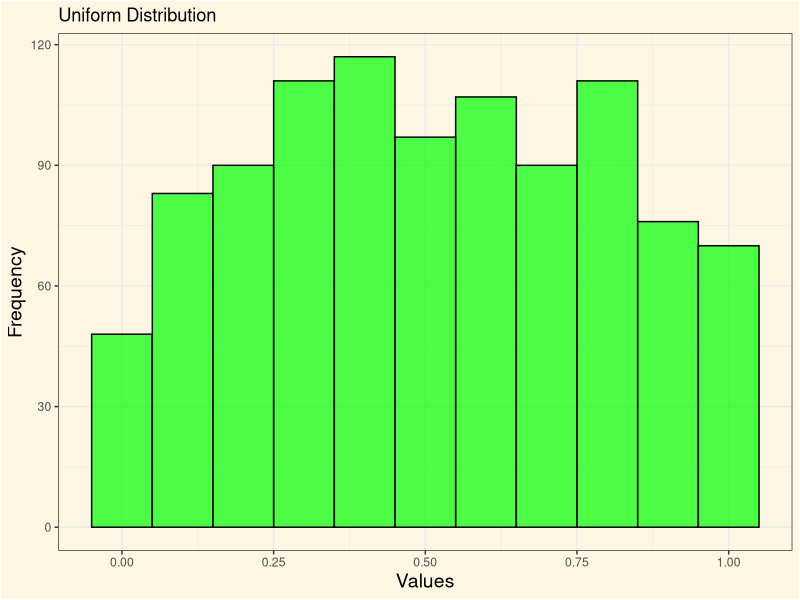
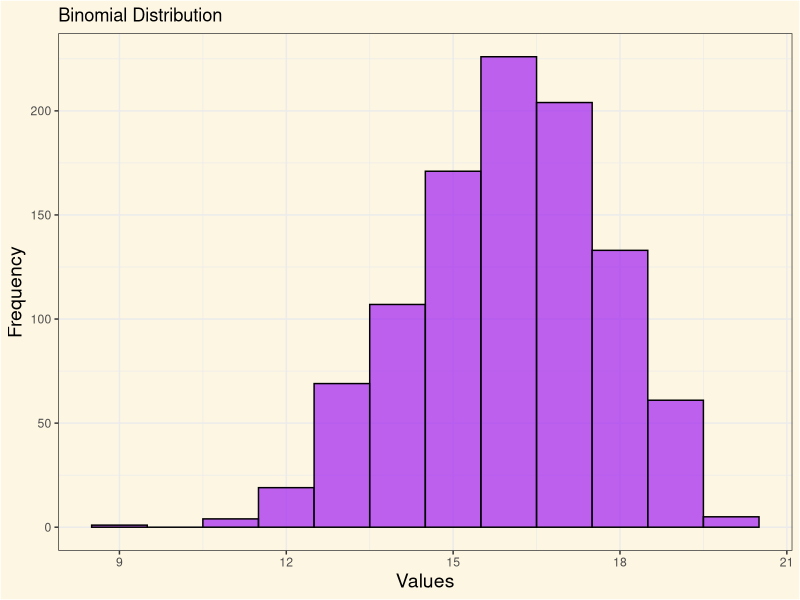
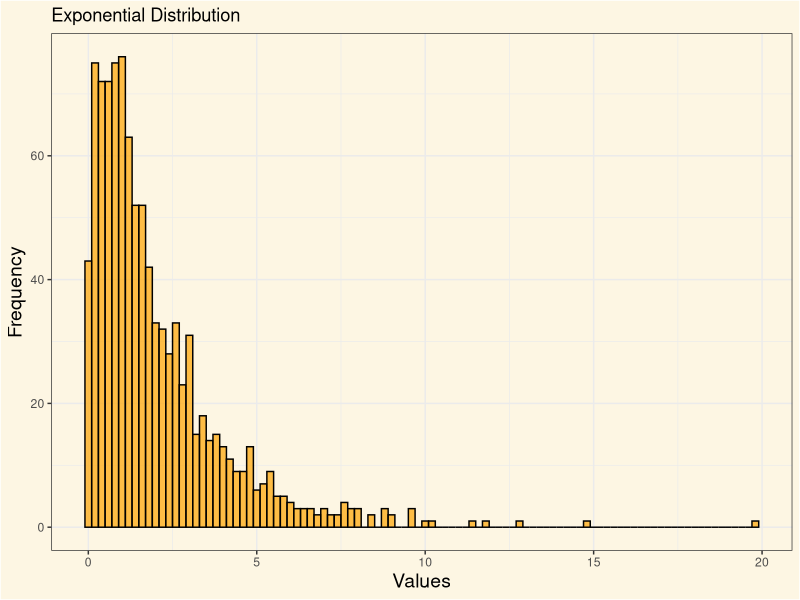
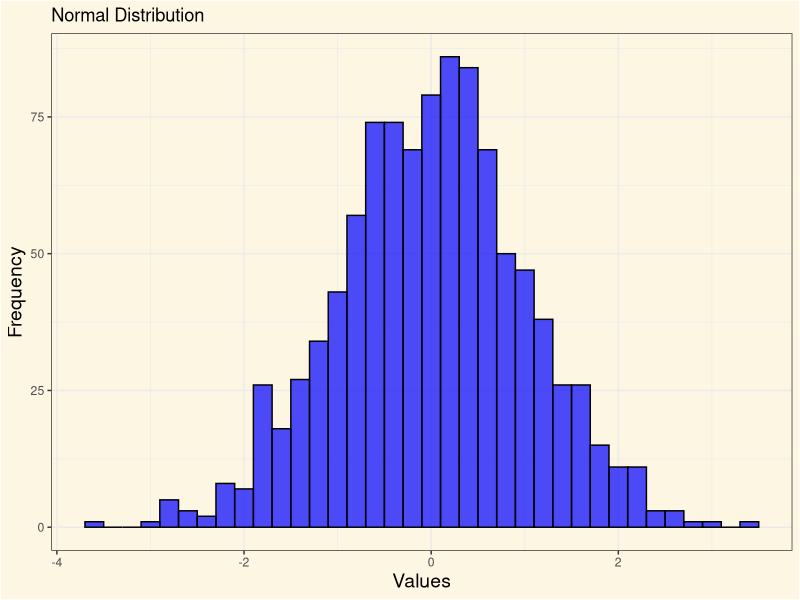
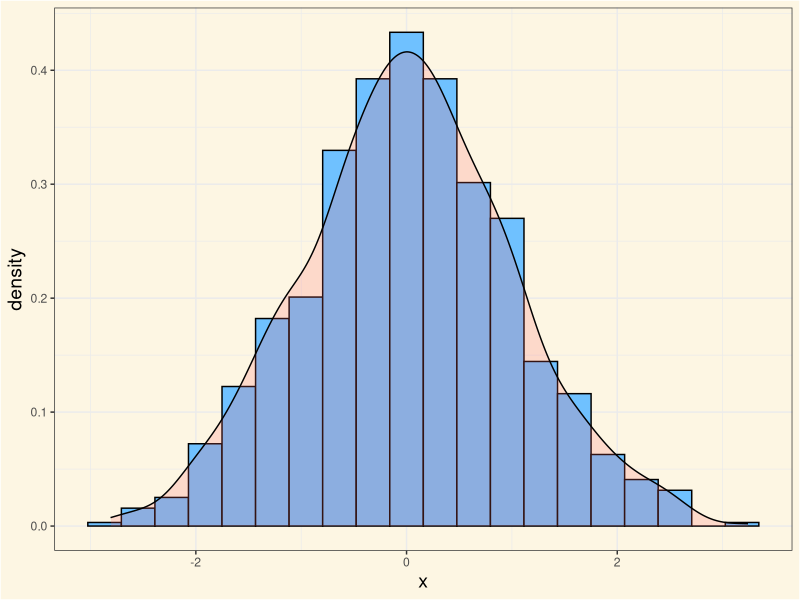

Recreate these plots in R, in order.
## ---- chunk 1
#| label: theme-set
#| eval: true
library(tidyverse)
library(palmerpenguins)

simple_theme <- theme_bw() +
  theme(
    plot.background = element_rect(fill = "#FDF6E3"),
    panel.background = element_rect(fill = "#FDF6E3"),
    legend.background = element_rect(fill = "#FDF6E3"),
    legend.position = "top",
    axis.title = element_text(size = 14)
  )

theme_set(simple_theme)
## ---- chunk 2
#| eval: true
library(palmerpenguins)
## ---- chunk 3
#| echo: true
new_mean <- function(x){sum(x)/length(x)}
## ---- chunk 4
#| label: sample_mean
#| echo: true
#| eval: true
#| fig-align: center
new_mean(penguins$year)
## ---- chunk 5
#| label: mean
#| echo: true
#| eval: true
#| fig-align: center
mean(penguins$year, na.rm = TRUE)
## ---- chunk 6
#| label: new-median-function
#| echo: true
#| eval: true
#| fig-align: center

new_median <- function(x) {
  if(length(x) %% 2 != 0){ #<1>
   (sort(x)[length(x)/2] + sort(x)[(length(x)/2)+1])/2 #<2> 
      } else{
       sort(x)[ceiling(length(x)/2)] #<3>
    }
   }
## ---- chunk 7
#| label: new-median
#| echo: true
#| eval: true
#| fig-align: center
new_median(penguins$body_mass_g)
## ---- chunk 8
#| label: median
#| echo: true
#| eval: true
#| fig-align: center
median(penguins$body_mass_g, na.rm = TRUE)
## ---- chunk 9
#| label: variance
#| echo: true
#| eval: true
#| fig-align: center
var(penguins$body_mass_g, na.rm = TRUE)
## ---- chunk 10
#| label: sd
#| echo: true
#| eval: true
#| fig-align: center
sd(penguins$body_mass_g, na.rm = TRUE)
## ---- chunk 11
#| label: cv-function
#| echo: true
#| eval: true
#| fig-align: center
cv <- function(x, na.rm = TRUE) {
  (sd(x, na.rm = TRUE) / mean(x, na.rm = TRUE)) * 100
}
## ---- chunk 12
#| label: cv
#| echo: true
#| eval: true
#| fig-align: center
cv(penguins$body_mass_g, na.rm = TRUE)
## ---- chunk 13
#| echo: true
library(dplyr)
## ---- chunk 14
#| label: summary-01
#| echo: true
#| eval: true
#| fig-align: center
#| output-location: default
penguins |>
  group_by(species)
## ---- chunk 15
#| label: summary-02
#| echo: true
#| eval: true
#| fig-align: center
#| output-location: default
penguins |>
  group_by(species) |>
  summarise(
    mean_body_mass_g = mean(body_mass_g, na.rm = TRUE)
  )
## ---- chunk 16
#| label: summary-03
#| echo: true
#| eval: true
#| fig-align: center
#| output-location: default
penguins |>
  group_by(species) |>
  summarise(
    mean_body_mass_g = mean(body_mass_g, na.rm = TRUE),
    variance_body_mass_g = var(body_mass_g, na.rm = TRUE)
  )

## ---- chunk 17
#| label: summary-04
#| echo: true
#| eval: true
#| fig-align: center
#| output-location: default
penguins |>
  group_by(species) |>
  summarise(
    mean_body_mass_g = mean(body_mass_g, na.rm = TRUE),
    variance_body_mass_g = var(body_mass_g, na.rm = TRUE),
    std_dev_body_mass_g = sd(body_mass_g, na.rm = TRUE)
  )
## ---- chunk 18
#| label: summary-05
#| echo: true
#| eval: true
#| fig-align: center
#| output-location: default
penguins |>
  group_by(species) |>
  summarise(
    mean_body_mass_g = mean(body_mass_g, na.rm = TRUE),
    variance_body_mass_g = var(body_mass_g, na.rm = TRUE),
    std_dev_body_mass_g = sd(body_mass_g, na.rm = TRUE),
    cv_body_mass_g = cv(body_mass_g, na.rm = TRUE)
  )
## ---- chunk 19
#| label: dist01
#| echo: true
#| output-location: column-fragment

dfuniform <- runif(1000, min = 0, max = 1)

ggplot(data.frame(x = dfuniform), aes(x)) +
  geom_histogram(
    binwidth = 0.1,
    fill = "green",
    color = "black",
    alpha = 0.7
  ) +
  labs(
    title = "Uniform Distribution",
    x = "Values",
    y = "Frequency"
  )
## ---- chunk 20
#| label: dist03
#| echo: true
#| output-location: column-fragment

dfbin <- rbinom(1000, size = 20, prob = 0.8)

ggplot(data.frame(x = dfbin), aes(x)) +
  geom_histogram(
    binwidth = 1,
    fill = "purple",
    color = "black",
    alpha = 0.7
  ) +
  labs(
    title = "Binomial Distribution",
    x = "Values",
    y = "Frequency"
  )
## ---- chunk 21
#| label: dist02
#| echo: true
#| output-location: column-fragment
dfexp <- rexp(1000, rate = 0.5)

ggplot(data.frame(x = dfexp), aes(x)) +
  geom_histogram(
    binwidth = 0.2,
    fill = "orange",
    color = "black",
    alpha = 0.7
  ) +
  labs(
    title = "Exponential Distribution",
    x = "Values",
    y = "Frequency"
  )
## ---- chunk 22
#| label: dist04
#| echo: true
#| output-location: column-fragment

dfnormal <- rnorm(1000, mean = 0, sd = 1)

ggplot(data.frame(x = dfnormal), aes(x)) +
  geom_histogram(
    binwidth = 0.2,
    fill = "blue",
    color = "black",
    alpha = 0.7
  ) +
  labs(
    title = "Normal Distribution",
    x = "Values",
    y = "Frequency"
  )
## ---- chunk 23
#| label: 03-density
#| echo: true
#| eval: true
#| fig-align: center
#| code-fold: true
#| include: false
set.seed(123)

normal <- data.frame(x = rnorm(1000, 0, 1))

ggplot(normal, aes(x = x)) +
  geom_histogram(
    aes(y = after_stat(density)),
    color = "black",
    fill = "#6FC1FF",
    bins = 20
  ) +
  geom_density(alpha = .2, fill = "#FF6666")
## ---- chunk 24
#| label: pnorm
#| echo: true
#| eval: true
#| fig-align: center
#| output-location: fragment
pnorm(40, mean = 38.8, sd = 2.6)
